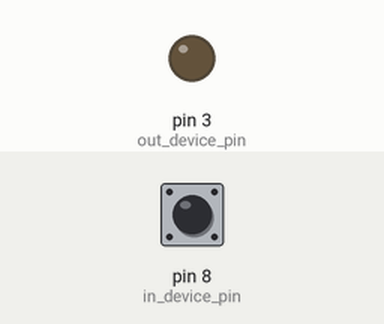
This sketch was run on a simulated Arduino Uno, built with avr-gcc and run on an emulated ATmega328P. Parts: output pins drawn as LEDs (lit = HIGH). The inputs (shaded band) are chosen by the test bench; at power-on: pin 8 (in_device_pin) HIGH. What the sketch prints to the serial monitor is not drawn.

Above: at 1.2 s.
1.3 s: pin 8 (in_device_pin) pulled LOW for 0.15 s
At 3.8 s:
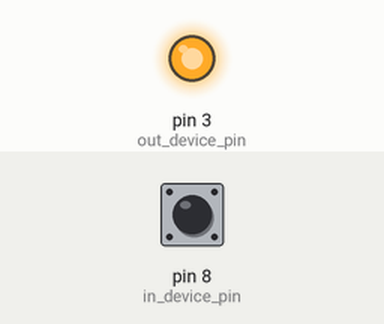
4.4 s: pin 8 (in_device_pin) pulled LOW for 1 s
At 5.3 s:
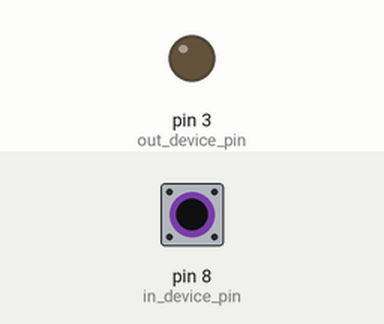
6.9 s: pin 8 (in_device_pin) pulled LOW for 3.2 s
At 12.5 s:
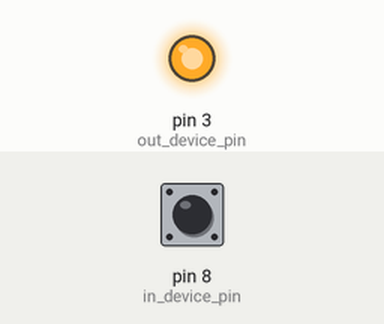
Timing chart, 0 to 16.3 s (numbered marks = the images above; inputs shaded):
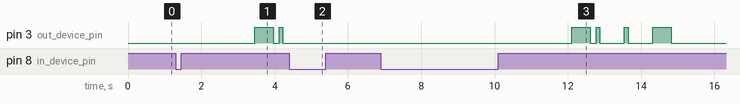

The sketch:

no_sd.ino
```cpp
#include "azbuka.h"
#include "data.h"

const int out_device_pin = 3;
const int in_device_pin = 8;

unsigned long int time_1 = 0;
unsigned long int time_2 = 0;
String line_buffer = "";
int word_buffer = 0;

void play_symbol(char a) {
  //Serial.println(a);
  int t = azbuka_size*2+1;
  for (int i = 0; i < t; i++) {
    if (a==azbuka[i]) {
      int test = azbuka_morze[(i-1)/2];
      int count = test&7;
      int symbol = (test>>3)&(0b1111111111111111>>(16-count));
      //Serial.println(i);
      //Serial.println(count);
      //Serial.println(symbol);
      for (int u = 0; u < count; u++) {
        digitalWrite(out_device_pin, 1);
        if (symbol&1) delay(delay_play_tire);
        else delay(delay_play_tochka);
        symbol >>= 1;
        digitalWrite(out_device_pin, 0);
        delay(delay_play_in_word);
      }
      delay(delay_play_between_word);
      return;
    }
  }
}

void play_line(String a, int d=1) {
  for (int i = d-1; a[i]!=0; i+=d) {
    //Serial.println(a[i]);
    play_symbol(a[i]);
    if (!digitalRead(in_device_pin)) {
      while (!digitalRead(in_device_pin)) delay(10);
      break;
    }
  }
}

void setup() {
    Serial.begin(9600);

    pinMode(out_device_pin, OUTPUT);
    pinMode(in_device_pin, INPUT_PULLUP);

    //play_symbol('П');
    //delay(2000);
    //play_line("ПРИВЕТ");
    //play_line(String(azbuka[22]));
}

void loop() {
  time_1 = millis();
  while (!digitalRead(in_device_pin)) delay(10);
  if (millis()-time_1>5) {
    time_2 = millis();
    int count = (word_buffer&7)+1;
    int symbol = (millis()-time_1>delay_input_tochka_tire_trigger)?(1<<(2+count)):0;
    word_buffer = (word_buffer|symbol)&0b1111111111111000|count;
  }
  if (millis()-time_2>delay_input_in_between_word_trigger && word_buffer!=0) {
    for (int i = 0; i < azbuka_size; i++) {
      if (azbuka_morze[i]==word_buffer) {
        line_buffer += String(azbuka[i*2+1]);
        break;
      }
    }
    word_buffer = 0;
  }
  if (millis()-time_2>delay_input_enter_trigger && line_buffer!="") {
    //find_answer(line_buffer);
    //play_line(line_buffer);
    play_line(find_answer(line_buffer),2);
    line_buffer = "";
  }
  Serial.println(digitalRead(in_device_pin));
}
```

azbuka.h
```cpp
const int delay_play_tochka = 100;
const int delay_play_tire = 500;
const int delay_play_in_word = 170;
const int delay_play_between_word = 500;

const int delay_input_tochka_tire_trigger = 200;
const int delay_input_in_between_word_trigger = 500;
const int delay_input_enter_trigger = 2000;


const int azbuka_size = 58;
/*String azbuka[azbuka_size] {
  "А.-",
  "Б-...",
  "В.--",
  "Г--.",
  "Д-..",
  "Е.",
  "Ж...-",
  "З--..",
  "И..",
  "й.---",
  "К-.-",
  "Л.-..",
  "М--",
  "Н-.",
  "О---",
  "П.--.",
  "Р.-.",
  "С...",
  "Т-",
  "У..-",
  "ф..-.",
  "Х....",
  "Ц-.-.",
  "Ч---.",
  "Ш----",
  "Щ--.-",
  "Ъ.--.-.",
  "Ы-.--",
  "Ь-..-",
  "Э..-..",
  "Ю..--",
  "Я.-.-",
  "0-----",
  "1.----",
  "2..---",
  "3...--",
  "4....-",
  "5.....",
  "6-....",
  "7--...",
  "8---..",
  "9----.",
  "(---...",
  ")...---",
  "..-.-.-",
  ",-..--",
  "|....-.",
  "!.-....",
  ";-....-",
  ":.----.",
  "-.---.",
  "'..-...",
  "^-...--",
  "~---.--",
  "+-...-",
  "=---.-",
  "*-..--",
};*/
String azbuka = "АБВГДЕЖЗИЙКЛМНОПРСТУфХЦЧШЩЪЫЬЭЮЯ1234567890().,|!;:-'^~+=*/";
//char azbuka[azbuka_size] = "АБВГДЕЖЗИйКЛМНОПРСТУфХЦЧШЩЪЫЬЭЮЯ1234567890().,|!;:-'^~+=*";
int azbuka_morze[azbuka_size] {
  0b0000000000010010, // А
  0b0000000000001100, // Б
  0b0000000000110011, // В
  0b0000000000011011, // Г
  0b0000000000001011, // Д
  0b0000000000000001, // Е
  0b0000000001000100, // Ж
  0b0000000000011100, // З
  0b0000000000000010, // И
  0b0000000001110100, // Й
  0b0000000000101011, // К
  0b0000000000010100, // Л
  0b0000000000011010, // М
  0b0000000000001010, // Н
  0b0000000000111011, // О
  0b0000000000110100, // П
  0b0000000000010011, // Р
  0b0000000000000011, // С
  0b0000000000001001, // Т
  0b0000000000100011, // У
  0b0000000000100100, // Ф
  0b0000000000000100, // Х
  0b0000000000101100, // Ц
  0b0000000000111100, // Ч
  0b0000000001111100, // Ш
  0b0000000001011100, // Щ
  0b0000000010110110, // Ъ
  0b0000000001101100, // Ы
  0b0000000001001100, // Ь
  0b0000000000100101, // Э
  0b0000000001100100, // Ю
  0b0000000001010100, // Я
  0b0000000011110101, // 1
  0b0000000011100101, // 2
  0b0000000011000101, // 3
  0b0000000010000101, // 4
  0b0000000000000101, // 5
  0b0000000000001101, // 6
  0b0000000000011101, // 7
  0b0000000000111101, // 8
  0b0000000001111101, // 9
  0b0000000011111101, // 0
  0b0000000000111110, // (
  0b0000000111000110, // )
  0b0000000101010110, // .
  0b0000000011001101, // ,
  0b0000000010000110, // |
  0b0000000000010110, // !
  0b0000000100001110, // ;
  0b0000000011110110, // :
  0b0000000001110101, // -
  0b0000000000100110, // '
  0b0000000110001110, // ^
  0b0000000110111110, // ~
  0b0000000010001101, // +
  0b0000000010111101, // =
  0b0000000011001101, // *
  0b0000000110000110, // /
};
```

data.h
```cpp
// https://alexgyver.ru/lessons/progmem/

//const int answer_size = 26;
//  //String *answer = new String[answer_size];
//
//  const char PROGMEM answer[answer_size][100] {
//    "КУ#","ТЕСТИМ",
//    "ТЕЙЛОР#","ПРИВЕТ",
//    "Р#","ТЕСТ",
//    "УКЕ#","ФЩШЦУРДОАПТВАДОТМВАДdgfОТИВАЫДОТИВАЛОИТВАЛОТЫЫЫЫЫЫЫЫЫЫЫЫЫЫЫЫЫЫЫЫЫЫЫЫЫЫЫЫЫЫЫЫЫЫЫЫЫЫЫЫЫЫЫЫЫЫЫЫЫЫЫЫЫЫЫЫЫЫЫЫЫЫЫЫЫЫЫЫЫЫЫЫЫЫЫЫЫЫЫЫЫЫЫЫЫЫААААААААААААААААААААААААААААААААААААААААААААААААААААААААААААААААААААААААААААААААА",
//    "УКЕ#","ФЩШЦУРДОАПТВАДОТМВdgfАДОТИВАЫДОТИВАЛОИТВАЛОТЫЫЫЫЫЫЫЫЫЫЫЫЫЫЫЫЫЫЫЫЫЫЫЫЫЫЫЫЫЫЫЫЫЫЫЫЫЫЫЫЫЫЫЫЫЫЫЫЫЫЫЫЫЫЫЫЫЫЫЫЫЫЫЫЫЫЫЫЫЫЫЫЫЫЫЫЫЫЫЫЫЫЫЫЫЫААААААААААААААААААААААААААААААААААААААААААААААААААААААААААААААААААААААААААААААААА",
//    "УКЕ#","ФЩШЦУРДОАПТВАДОТМgfВАДОТИВАЫДОТИВАЛОИТВАЛОТЫЫЫЫЫЫЫЫЫЫЫЫЫЫЫЫЫЫЫЫЫЫЫЫЫЫЫЫЫЫЫЫЫЫЫЫЫЫЫЫЫЫЫЫЫЫЫЫЫЫЫЫЫЫЫЫЫЫЫЫЫЫЫЫЫЫЫЫЫЫЫЫЫЫЫЫЫЫЫЫЫЫЫЫЫЫААААААААААААААААААААААААААААААААААААААААААААААААААААААААААААААААААААААААААААААААА",
//    "УКЕ#","ФЩШЦУРДОАПТВАДОgdТМВАДОТИВАЫДОТИВАЛОИТВАЛОТЫЫЫЫЫЫЫЫЫЫЫЫЫЫЫЫЫЫЫЫЫЫЫЫЫЫЫЫЫЫЫЫЫЫЫЫЫЫЫЫЫЫЫЫЫЫЫЫЫЫЫЫЫЫЫЫЫЫЫЫЫЫЫЫЫЫЫЫЫЫЫЫЫЫЫЫЫЫЫЫЫЫЫЫЫЫААААААААААААААААААААААААААААААААААААААААААААААААААААААААААААААААААААААААААААААААА",
//    "УКЕ#","ФЩШЦУРДОАПТВАgdfДОТМВАДОТИВАЫДОТИВАЛОИТВАЛОТЫЫЫЫЫЫЫЫЫЫЫЫЫЫЫЫЫЫЫЫЫЫЫЫЫЫЫЫЫЫЫЫЫЫЫЫЫЫЫЫЫЫЫЫЫЫЫЫЫЫЫЫЫЫЫЫЫЫЫЫЫЫЫЫЫЫЫЫЫЫЫЫЫЫЫЫЫЫЫЫЫЫЫЫЫЫААААААААААААААААААААААААААААААААААААААААААААААААААААААААААААААААААААААААААААААААА",
//    "УКЕ#","ФЩШЦУРДОАПТgdfВАДОТМВАДОТИВАЫДОТИВАЛОИТВАЛОТЫЫЫЫЫЫЫЫЫЫЫЫЫЫЫЫЫЫЫЫЫЫЫЫЫЫЫЫЫЫЫЫЫЫЫЫЫЫЫЫЫЫЫЫЫЫЫЫЫЫЫЫЫЫЫЫЫЫЫЫЫЫЫЫЫЫЫЫЫЫЫЫЫЫЫЫЫЫЫЫЫЫЫЫЫЫААААААААААААААААААААААААААААААААААААААААААААААААААААААААААААААААААААААААААААААААА",
//    "УКЕ#","ФЩШЦУРДОАgdffПТВАДОТeerrМВАДОТИВАЫДОТИВАЛОИТВАЛОТЫЫЫЫЫЫЫЫЫЫЫЫЫЫЫЫЫЫЫЫЫЫЫЫЫЫЫЫЫЫЫЫЫЫЫЫЫЫЫЫЫЫЫЫЫЫЫЫЫЫЫЫЫЫЫЫЫЫЫЫЫЫЫЫЫЫЫЫЫЫЫЫЫЫЫЫЫЫЫЫЫЫЫЫЫЫААААААААААААААААААААААААААААААААААААААААААААААААААААААААААААААААААААААААААААААААА",
//    "УКЕ#","ФЩШЦУРДgdОАПТВАДОТМВАДОТИВАЫДОТИВАЛОИТВАЛОТЫЫЫЫЫЫЫЫЫЫЫЫЫЫЫЫЫЫЫЫЫЫЫЫЫЫЫЫЫЫЫЫЫЫЫЫЫЫЫЫЫЫЫЫЫЫЫЫЫЫЫЫЫЫЫЫЫЫЫЫЫЫЫЫЫЫЫЫЫЫЫЫЫЫЫЫЫЫЫЫЫЫЫЫЫЫААААААААААААААААААААААААААААААААААААААААААААААААААААААААААААААААААААААААААААААААА",
//    "УКЕ#","ФЩШЦdgfdfУРДОАПТВАДОТМВАДОТИВАЫДОТИВАЛОИТВАЛОТЫЫЫЫЫЫЫЫЫЫЫЫЫЫЫЫЫЫЫЫЫЫЫЫЫЫЫЫЫЫЫЫЫЫЫЫЫЫЫЫЫЫЫЫЫЫЫЫЫЫЫЫЫЫЫЫЫЫЫЫЫЫЫЫЫЫЫЫЫЫЫЫЫЫЫЫЫЫЫЫЫЫЫЫЫЫААААААААААААААААААААААААААААААААААААААААААААААААААААААААААААААААААААААААААААААААА",
//    "УКЕ#","ФЩfgШЦУРДОАПТВАДОТМВАДОТИВАЫДОТИВАЛОИТВАЛОТЫЫЫЫЫЫЫЫЫЫЫЫЫЫЫЫЫЫЫЫЫЫЫЫЫЫЫЫЫЫЫЫЫЫЫЫЫЫЫЫЫЫЫЫЫЫЫЫЫЫЫЫЫЫЫЫЫЫЫЫЫЫЫЫЫЫЫЫЫЫЫЫЫЫЫЫЫЫЫЫЫЫЫЫЫЫААААААААААААААААААААААААААААААААААААААААААААААААААААААААААААААААААААААААААААААААА",
//  };

//    byte tst[1] = { 'Б' };
//    switch (tst[0]) {
//       case (byte)'Б': Serial.println("Ok!");
//    }

// https://wiki.iarduino.ru/page/encoding-arduino/

String find_answer(String request) {

  const int answer_size = 6;
  //String *answer = new String[answer_size];

  String answer[answer_size] {
    "КУ","ТЕСТИМ",
    "ТЕЙЛОР","ПРИВЕТ",
    "Р","ТЕСТ",
  };


  for (int i = 0; i < answer_size; i+=2) {
    bool flag = 1;
    for (int u = 0; answer[i][u]!=0; u++) { // answer[i][u]!='#'
      if (request[u]!=answer[i][u*2+1]) {
        flag = 0;
        break;
      }
    }
    if (flag) {
      return answer[i+1];
    }
  }
  return String("НЕТ");
}
```

Measured:
- after the input at 1.3 s, pin 3 (out_device_pin): LOW → HIGH after 2.2 s, → LOW 0.50 s later, → HIGH 0.17 s later, → LOW 0.10 s later
- after the input at 4.4 s, pin 3 (out_device_pin): stays LOW (without the input it goes to HIGH after 0.50 s)
- after the input at 6.9 s, pin 3 (out_device_pin): LOW → HIGH after 5.2 s, → LOW 0.50 s later, → HIGH 0.17 s later, → LOW 0.10 s later, … (8 changes in this stretch)
